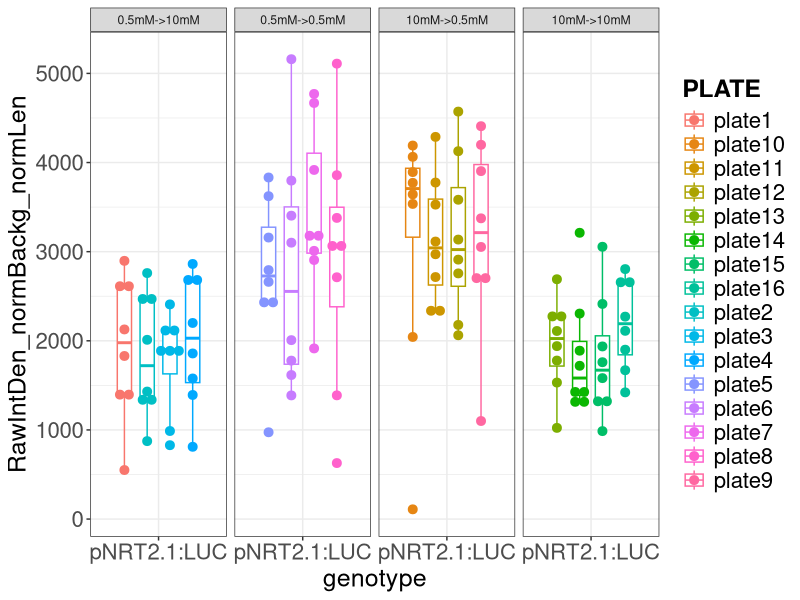
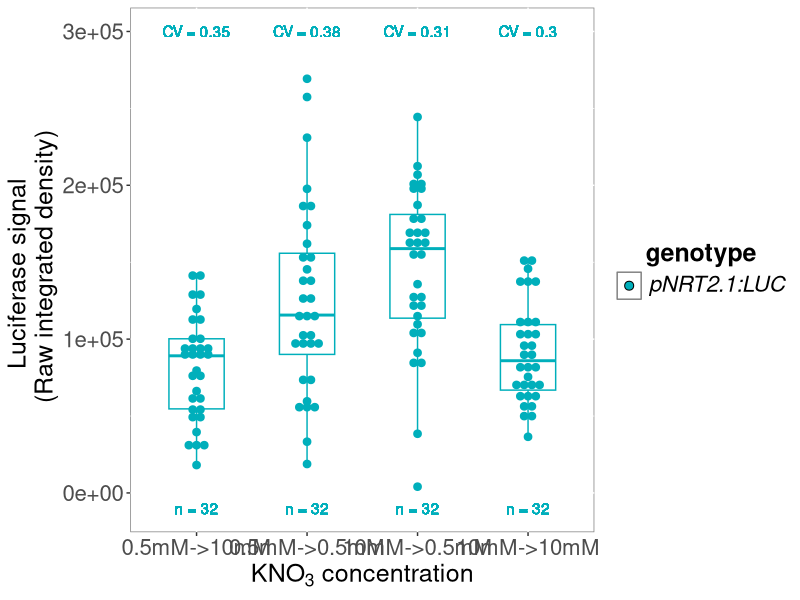
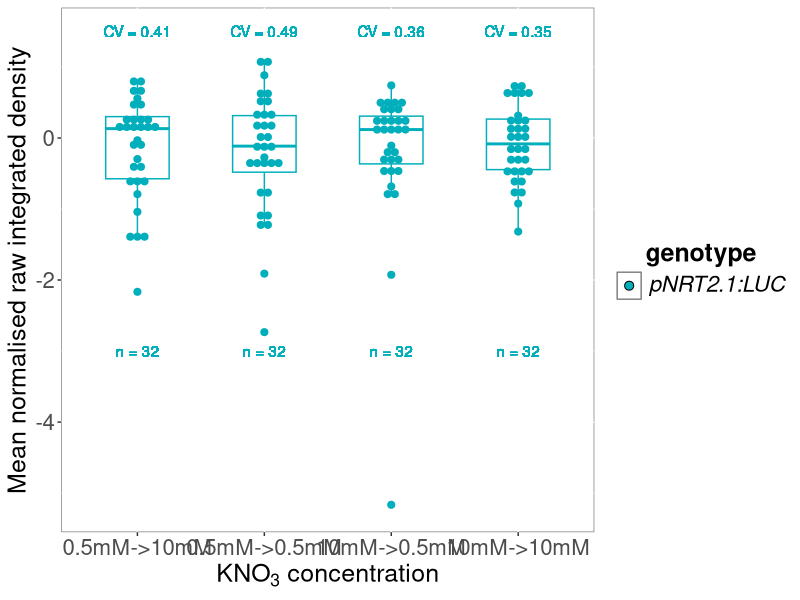
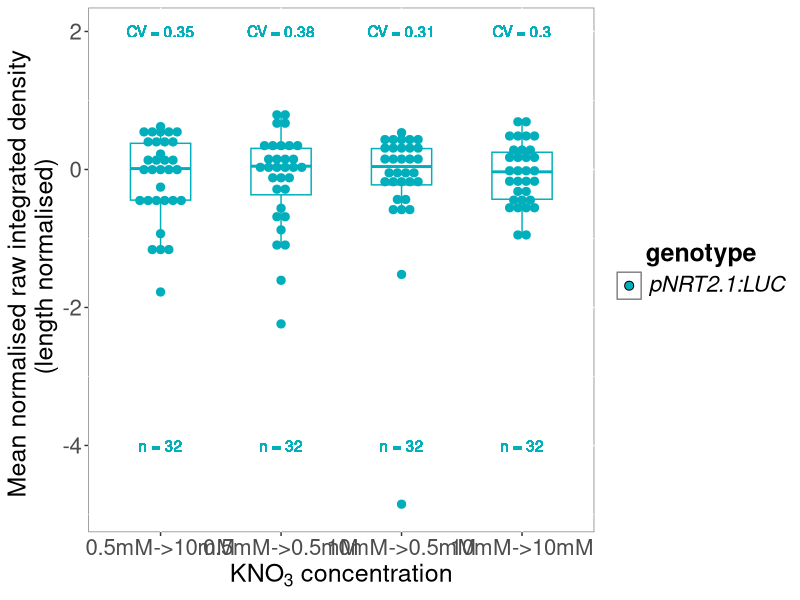
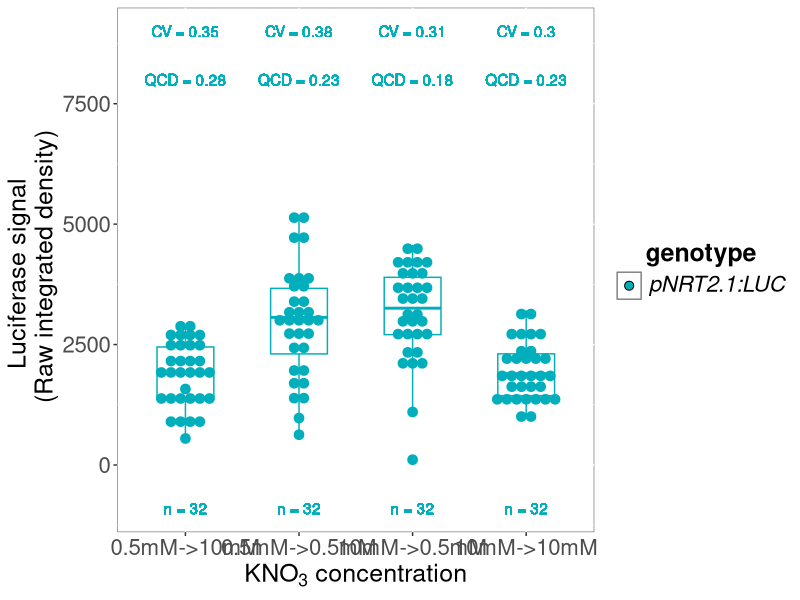
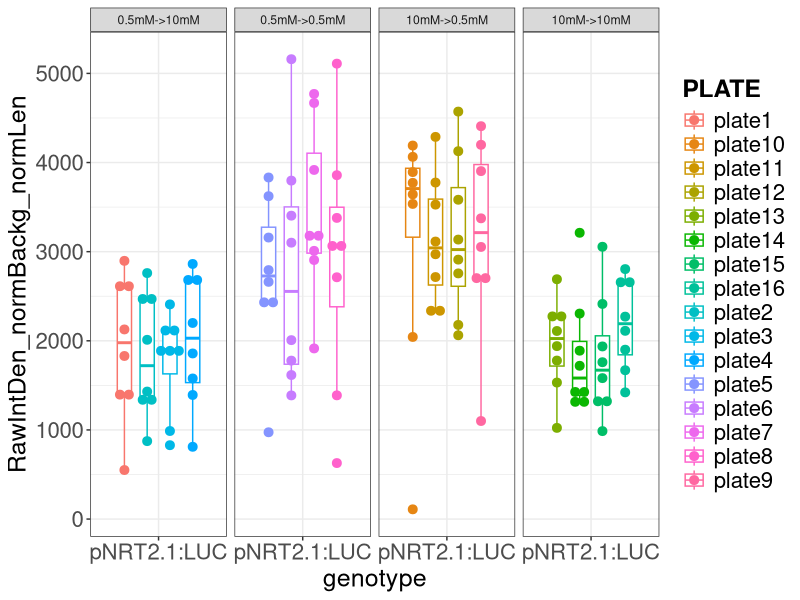
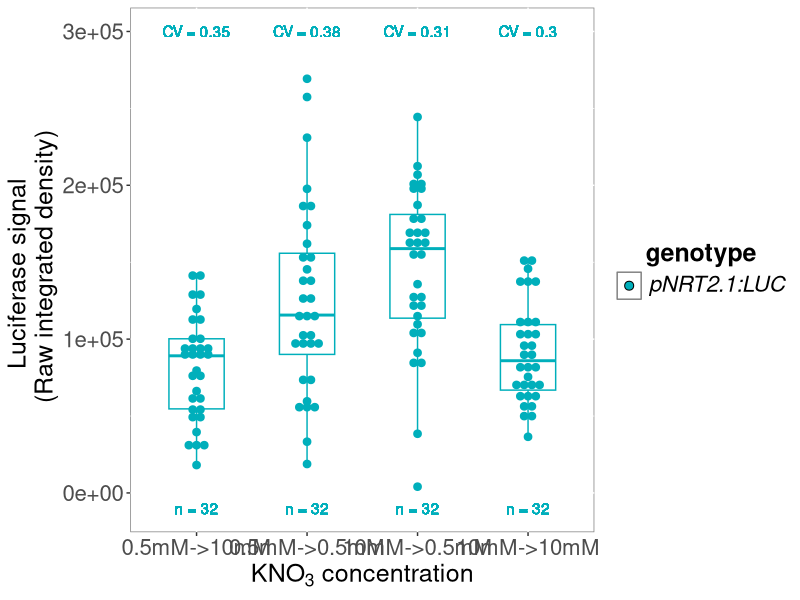
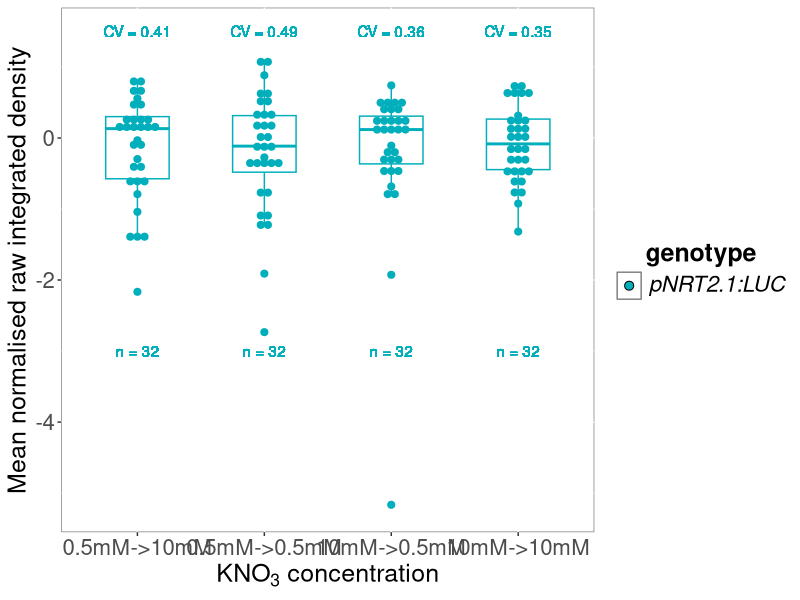

Here is the R script that generated these plots, in order: (Note: this script raises an error after producing the figures.)
####script propre#####

setwd("/Users/vettoral/Documents/luciferase_imaging_horizontal/AV_25.1_pNRT21_carence/20230615_AV_25_starvation_05_10_T3/")
getwd()

library(tidyverse)
library(scales)

#### test effet box ####

testbox <- read.table("AV_25_test_carence_9J_T3.txt",
                     header=TRUE, sep='\t') %>% 
  mutate(KNO3=factor(KNO3, levels = c("0.5mM->10mM","0.5mM->0.5mM", "10mM->0.5mM", "10mM->10mM")))

bind_rows(testbox) %>% filter(seedling!="background") %>% 
  ggplot( aes(x=genotype, y=RawIntDen_normBackg_normLen, col=PLATE))+
  geom_boxplot( width = 0.5, position = position_dodge(0.8),
                outlier.shape = NA) + 
  geom_dotplot(aes(fill = PLATE), binaxis='y', stackdir='center', 
               dotsize = 1, binwidth = 100, position = position_dodge(0.8))+
  facet_grid(~KNO3, scales= "free")+
  theme_bw()+
  theme(legend.text=element_text(size=16),
        legend.title = element_text(size=18, face="bold"), 
        axis.text=element_text(size=16), 
        axis.title=element_text(size=18),
        plot.title = element_text(size=20,face="bold"))+
  xlab("genotype") +
  ylab("RawIntDen_normBackg_normLen")

ggsave("compilation_DIFFERENCE_PLATE_AV_25.1_9j_T3.jpg")

######### Luciferase signal Raw integrated density #########


luc <- read.table("AV_25_test_carence_9J_T3.txt",
                  header=TRUE, sep='\t') %>% 
  mutate(KNO3=factor(KNO3, levels = c("0.5mM->10mM","0.5mM->0.5mM", "10mM->0.5mM", "10mM->10mM")))

luc_stats <- filter(luc, seedling!="background") %>% 
  group_by(genotype, KNO3)%>%
  summarise(n=n(),
            CV=sd(RawIntDen_normBackg_normLen, 
                  na.rm = TRUE)/ mean(RawIntDen_normBackg_normLen, na.rm = TRUE)) %>% 
  unite(Sample, genotype, KNO3, remove=FALSE) %>% 
  mutate(n=paste("n =",n),
         CV=paste("CV =", round(CV,2)))

luc$genotype <- fct_relevel(luc$genotype, c("pNRT2.1:LUC"))

levels(luc$genotype)

filter(luc, seedling!="background") %>% 
  unite(Sample, genotype, KNO3, remove=FALSE) %>% 
  full_join(luc_stats, by="Sample") %>%
  ggplot( aes(x=KNO3.x , y=RawIntDen.norm_bckg, col=genotype.x))+
  geom_boxplot(aes(color = genotype.x), width = 0.5, position = position_dodge(0.8),
               outlier.shape = NA) +
  geom_dotplot(aes(fill = genotype.x, color = genotype.x), binaxis='y', stackdir='center', 
               dotsize = 1, binwidth = 5000, position = position_dodge(0.8))+
  scale_fill_manual(values = c("#00AFBB"), name="genotype", 
                    labels=c(expression(italic("pNRT2.1:LUC"))))+
  scale_color_manual(values = c("#00AFBB"))+
  geom_text(aes(label=n , x=KNO3.x, y=-10000 ),position=position_dodge(0.8)) +
  geom_text(aes(label=CV , x=KNO3.x, y=300000 ),position=position_dodge(0.8)) +
  theme(legend.text=element_text(size=16),
        legend.title = element_text(size=18, face="bold"), 
        axis.text=element_text(size=16), 
        axis.title=element_text(size=18),
        plot.title = element_text(size=20,face="bold"),
        legend.key = element_rect(fill = "white"),
        legend.title.align=0.5, 
        panel.background = element_rect(fill = "white", colour = "grey50"))+
  xlab(expression(KNO[3]~concentration)) +
  ylab("Luciferase signal \n (Raw integrated density)") +
  guides(col="none")

ggsave("Luciferase_signal_AV_25.1_9J_T3.jpg")


################ Mean norm data #################


#Do the same as above but with data also normalised by the root length#

All_meanForNorm <- filter(luc, seedling!="background") %>% 
  group_by(genotype, KNO3)%>%
  summarise(average.NormRawIntDen = mean(RawIntDen.norm_bckg, na.rm = TRUE),
            n=n(),
            CV=sd(RawIntDen.norm_bckg, 
                  na.rm = TRUE)/average.NormRawIntDen) %>% 
  unite(Sample, genotype, KNO3, remove=FALSE) %>% 
  mutate(n=paste("n =",n),
         CV=paste("CV =", round(CV,2)))

All_MeanNormalised <- filter(luc, seedling!="background") %>% 
  unite(Sample, genotype, KNO3, remove=FALSE) %>% 
  full_join(., All_meanForNorm, by="Sample") %>% 
  mutate(MeanNormalised_RawIntDenSignal=log2(RawIntDen.norm_bckg/average.NormRawIntDen))

ggplot(All_MeanNormalised, aes(x=KNO3.x , y=MeanNormalised_RawIntDenSignal, col=genotype.x))+
  geom_boxplot(aes(color = genotype.x), width = 0.5, position = position_dodge(0.8),
               outlier.shape = NA) +
  geom_dotplot(aes(fill = genotype.x, color = genotype.x), binaxis='y', stackdir='center', 
               dotsize = 1, binwidth = 0.1, position = position_dodge(0.8))+
  scale_fill_manual(values = c("#00AFBB"), name="genotype", 
                    labels=c(expression(italic("pNRT2.1:LUC"))))+
  scale_color_manual(values = c("#00AFBB"))+
  geom_text(aes(label=n , x=KNO3.x, y=-3 ),position=position_dodge(0.8)) +
  geom_text(aes(label=CV , x=KNO3.x, y=1.5 ),position=position_dodge(0.8)) +
  theme(legend.text=element_text(size=16),
        legend.title = element_text(size=18, face="bold"), 
        axis.text=element_text(size=16), 
        axis.title=element_text(size=18),
        plot.title = element_text(size=20,face="bold"),
        legend.key = element_rect(fill = "white"),
        legend.title.align=0.5, 
        panel.background = element_rect(fill = "white", colour = "grey50"))+
  xlab(expression(KNO[3]~concentration)) +
  ylab("Mean normalised raw integrated density") +
  guides(col="none")

ggsave("Mean_normalized.jpg")


############# Mean norm data for length norm signal ##############


All_meanForNorm <- filter(luc, seedling!="background") %>% 
  group_by(genotype, KNO3)%>%
  summarise(average.NormRawIntDen_normLen = mean(RawIntDen_normBackg_normLen, 
                                                 na.rm = TRUE),
            n=n(),
            CV=sd(RawIntDen_normBackg_normLen, 
                  na.rm = TRUE)/average.NormRawIntDen_normLen) %>% 
  unite(Sample, genotype, KNO3, remove=FALSE) %>% 
  mutate(n=paste("n =",n),
         CV=paste("CV =", round(CV,2)))

All_MeanNormalised <- filter(luc, seedling!="background") %>% 
  unite(Sample, genotype, KNO3, remove=FALSE) %>% 
  full_join(., All_meanForNorm, by="Sample") %>% 
  mutate(MeanNormalised_RawIntDenSignal_normLen=
           log2(RawIntDen_normBackg_normLen/average.NormRawIntDen_normLen))

luc$genotype <- fct_relevel(luc$genotype, c("pNRT2.1:LUC"))

levels(luc$genotype)

ggplot(All_MeanNormalised, aes(x=KNO3.x , y=MeanNormalised_RawIntDenSignal_normLen, col=genotype.x))+
  geom_boxplot(aes(color = genotype.x), width = 0.5, position = position_dodge(0.8),
               outlier.shape = NA) +
  geom_dotplot(aes(fill = genotype.x, color = genotype.x), binaxis='y', stackdir='center', 
               dotsize = 1, binwidth = 0.12, position = position_dodge(0.8))+
  scale_fill_manual(values = c("#00AFBB"), name="genotype", 
                    labels=c(expression(italic("pNRT2.1:LUC"))))+
  scale_color_manual(values = c("#00AFBB"))+
  geom_text(aes(label=n , x=KNO3.x, y=-4 ),position=position_dodge(0.8)) +
  geom_text(aes(label=CV , x=KNO3.x, y=2 ),position=position_dodge(0.8)) +
  theme(legend.text=element_text(size=16),
        legend.title = element_text(size=18, face="bold"), 
        axis.text=element_text(size=16), 
        axis.title=element_text(size=18),
        plot.title = element_text(size=20,face="bold"),
        legend.key = element_rect(fill = "white"),
        legend.title.align=0.5, 
        panel.background = element_rect(fill = "white", colour = "grey50"))+
  xlab(expression(KNO[3]~concentration)) +
  ylab("Mean normalised raw integrated density \n (length normalised)") +
  guides(col="none")

ggsave("Meannorm_data_length_norm_AV_25.1_9j_T3.jpg")


############## RawIntDen_normBackg_normLen ############


luc <- read.table("AV_25_test_carence_9J_T3.txt",
                  header=TRUE, sep='\t') %>% 
  mutate(KNO3=factor(KNO3, levels = c("0.5mM->10mM","0.5mM->0.5mM", "10mM->0.5mM", "10mM->10mM")))

luc_stats <- filter(luc, seedling!="background") %>% 
  group_by(genotype, KNO3)%>%
  summarise(n=n(),
            CV=sd(RawIntDen_normBackg_normLen, 
                  na.rm = TRUE)/ mean(RawIntDen_normBackg_normLen, na.rm = TRUE),
            QCD=(as.numeric(quantile(RawIntDen_normBackg_normLen, 0.75, na.rm = TRUE))-
                   as.numeric(quantile(RawIntDen_normBackg_normLen, 0.25, na.rm = TRUE)))/
              (as.numeric(quantile(RawIntDen_normBackg_normLen, 0.75, na.rm = TRUE))+
                 as.numeric(quantile(RawIntDen_normBackg_normLen, 0.25, na.rm = TRUE)))) %>% 
  unite(Sample, genotype, KNO3, remove=FALSE) %>% 
  mutate(n=paste("n =",n),
         CV=paste("CV =", round(CV,2)),
         QCD=paste("QCD =", round(QCD,2)))

luc$genotype <- fct_relevel(luc$genotype, c("pNRT2.1:LUC"))

levels(luc$genotype)

filter(luc, seedling!="background") %>% 
  unite(Sample, genotype, KNO3, remove=FALSE) %>% 
  full_join(luc_stats, by="Sample") %>%
  ggplot( aes(x=KNO3.x , y=RawIntDen_normBackg_normLen, col=genotype.x))+
  geom_boxplot(aes(color = genotype.x), width = 0.5, position = position_dodge(0.8),
               outlier.shape = NA) +
  geom_dotplot(aes(fill = genotype.x, color = genotype.x), binaxis='y', stackdir='center', 
               dotsize = 1, binwidth = 200, position = position_dodge(0.8))+
  scale_fill_manual(values = c("#00AFBB"), name="genotype", 
                    labels=c(expression(italic("pNRT2.1:LUC"))))+
  scale_color_manual(values = c("#00AFBB"))+
  geom_text(aes(label=n , x=KNO3.x, y=-900 ),position=position_dodge(0.8)) +
  geom_text(aes(label=CV , x=KNO3.x, y=9000 ),position=position_dodge(0.8)) +
  geom_text(aes(label=QCD , x=KNO3.x, y=8000 ),position=position_dodge(0.8)) +
  theme(legend.text=element_text(size=16),
        legend.title = element_text(size=18, face="bold"), 
        axis.text=element_text(size=16), 
        axis.title=element_text(size=18),
        plot.title = element_text(size=20,face="bold"),
        legend.key = element_rect(fill = "white"),
        legend.title.align=0.5, 
        panel.background = element_rect(fill = "white", colour = "grey50"))+
  xlab(expression(KNO[3]~concentration)) +
  ylab("Luciferase signal \n (Raw integrated density)") +
  guides(col="none")

  guides(col="none")+stat_compare_means(label="p.format", method = "wilcox.test",
                                        label.x = 1.4,
                                        label.y = 8000)

ggsave("RawIntDen_normBackg_normLen_AV_25.1_9J_T3.jpg")


###########lenght_roots############

library(ggpubr)

luc <- read.table("AV_25_test_carence_9J_T3.txt",
                  header=TRUE, sep='\t') %>% 
  mutate(KNO3=factor(KNO3, levels = c("0.5mM->10mM","0.5mM->0.5mM", "10mM->0.5mM", "10mM->10mM")))

luc_stats <- filter(luc, seedling!="background") %>% 
  group_by(genotype, KNO3)%>%
  summarise(n=n(),
            CV=sd(RawIntDen_normBackg_normLen, 
                  na.rm = TRUE)/ mean(RawIntDen_normBackg_normLen, na.rm = TRUE)) %>% 
  unite(Sample, genotype, KNO3, remove=FALSE) %>% 
  mutate(n=paste("n =",n),
         CV=paste("CV =", round(CV,2)))

luc$genotype <- fct_relevel(luc$genotype, c("pNRT2.1:LUC"))

levels(luc$genotype)

my_comparisons <- list( c("0.5mM->10mM", "0.5mM->0.5mM"),
                        c("0.5mM->10mM", "10mM->0.5mM"),
                        c("0.5mM->10mM", "10mM->10mM"),
                        c("0.5mM->0.5mM", "10mM->0.5mM"),
                        c("0.5mM->0.5mM", "10mM->10mM"),
                        c("10mM->0.5mM", "10mM->10mM"))

filter(luc, seedling!="background") %>% 
  unite(Sample, genotype, KNO3, remove=FALSE) %>% 
  full_join(luc_stats, by="Sample") %>%
  ggplot( aes(x=KNO3.x , y=length_mm, col=genotype.x))+
  geom_boxplot(aes(color = genotype.x), width = 0.5, position = position_dodge(0.8),
               outlier.shape = NA) +
  geom_dotplot(aes(fill = genotype.x, color = genotype.x), binaxis='y', stackdir='center', 
               dotsize = 1, binwidth = 0.7, position = position_dodge(0.8))+
  scale_fill_manual(values = c("#00AFBB"), name="genotype", 
                    labels=c(expression(italic("pNRT2.1:LUC"))))+
  scale_color_manual(values = c("#00AFBB"))+
  geom_text(aes(label=n , x=KNO3.x, y=17 ),position=position_dodge(0.8)) +
    theme(legend.text=element_text(size=16),
        legend.title = element_text(size=18, face="bold"), 
        axis.text=element_text(size=16), 
        axis.title=element_text(size=18),
        plot.title = element_text(size=20,face="bold"),
        legend.key = element_rect(fill = "white"),
        legend.title.align=0.5, 
        panel.background = element_rect(fill = "white", colour = "grey50"))+
  stat_compare_means(comparisons = my_comparisons, label="p.format", method = "wilcox.test")+
  xlab(expression(KNO[3]~concentration)) +
  ylab("length roots") +
  guides(col="none")


ggsave("length_AV_25.1_9J_T3.jpg")


